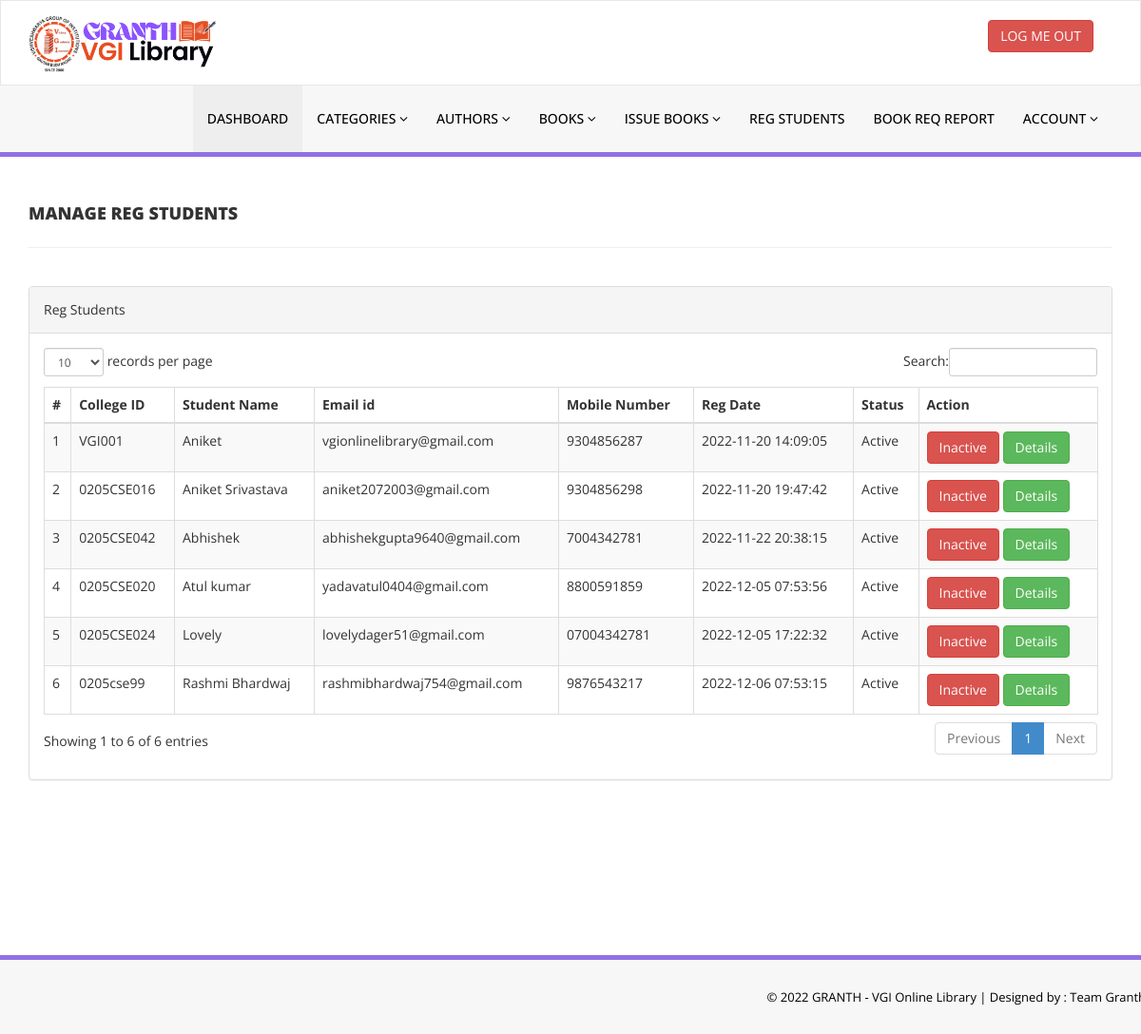
Page /Library/library/admin/reg-students.php (signed in) on the committed database.
### tables this page shows
CREATE TABLE `tblstudents` (
  `id` int(11) NOT NULL,
  `FullName` varchar(120) DEFAULT NULL,
  `collegeid` varchar(11) DEFAULT NULL,
  `EmailId` varchar(120) DEFAULT NULL,
  `MobileNumber` char(11) DEFAULT NULL,
  `Password` varchar(120) DEFAULT NULL,
  `wmode` varchar(20) NOT NULL DEFAULT 'user',
  `Status` int(1) DEFAULT NULL,
  `RegDate` timestamp NULL DEFAULT current_timestamp(),
  `UpdationDate` timestamp NULL DEFAULT NULL ON UPDATE current_timestamp()
);

### Library/library/admin/reg-students.php (the view, shortened to what this page needs)
<?php
include('includes/config.php');
if(strlen($_SESSION['login'])==0)
    {
header('location:http://localhost/php_programs/Library/library/homepage/index.php');
}
else{
    ?>
<!DOCTYPE html>
<html xmlns="http://www.w3.org/1999/xhtml">
<head>
    <link href="assets/css/bootstrap.css" rel="stylesheet" />
    <link href="assets/css/font-awesome.css" rel="stylesheet" />
    <link href="assets/js/dataTables/dataTables.bootstrap.css" rel="stylesheet" />
    <link href="assets/css/style.css" rel="stylesheet" />
</head>
<body>
<?php include('includes/header.php');?>
    <div class="content-wrapper">
         <div class="container">
        <div class="row pad-botm">
            <div class="col-md-12">
                <h4 class="header-line">Manage Reg Students</h4>
    </div>
        </div>
            <div class="row">
                <div class="col-md-12">
                    <div class="panel panel-default">
                        <div class="panel-heading">
                          Reg Students
                        </div>
                        <div class="panel-body">
                            <div class="table-responsive">
                                <table class="table table-striped table-bordered table-hover" id="dataTables-example">
                                    <thead>
                                        <tr>
                                            <th>#</th>
                                            <th>College ID</th>
                                            <th>Student Name</th>
                                            <th>Email id </th>
                                            <th>Mobile Number</th>
                                            <th>Reg Date</th>
                                            <th>Status</th>
                                            <th>Action</th>
                                        </tr>
                                    </thead>
                                    <tbody>
<?php $sql = "SELECT * from tblstudents";
$query = $dbh -> prepare($sql);
$query->execute();
$results=$query->fetchAll(PDO::FETCH_OBJ);
$cnt=1;
if($query->rowCount() > 0)
{
foreach($results as $result)
{               ?>
                                        <tr class="odd gradeX">
                                            <td class="center"><?php echo htmlentities($cnt);?></td>
                                            <td class="center"><?php echo htmlentities($result->collegeid);?></td>
                                            <td class="center"><?php echo htmlentities($result->FullName);?></td>
                                            <td class="center"><?php echo htmlentities($result->EmailId);?></td>
                                            <td class="center"><?php echo htmlentities($result->MobileNumber);?></td>
                                             <td class="center"><?php echo htmlentities($result->RegDate);?></td>
                                            <td class="center"><?php if($result->Status==1)
                                            {
                                                echo htmlentities("Active");
                                            } else {
                                            echo htmlentities("Blocked");
}
                                            ?></td>
                                            <td class="center">
<?php if($result->Status==1)
 {?>
<a href="reg-students.php?inid=<?php echo htmlentities($result->id);?>" onclick="return confirm('Are you sure you want to block this student?');" >  <button class="btn btn-danger"> Inactive</button>
<?php } else {?>
<a href="reg-students.php?id=<?php echo htmlentities($result->id);?>" onclick="return confirm('Are you sure you want to active this student?');"><button class="btn btn-primary"> Active</button>
                                            <?php } ?>
<a href="student-history.php?stdid=<?php echo htmlentities($result->collegeid);?>"><button class="btn btn-success"> Details</button>
                                            </td>
                                        </tr>
 <?php $cnt=$cnt+1;}} ?>
                                    </tbody>
                                </table>
                            </div>
                        </div>
                    </div>
                </div>
            </div>
    </div>
    </div>
  <?php include('includes/footer.php');?>
</body>
</html>
<?php } ?>

### Library/library/admin/assets/css/style.css (style rules this page uses)
.content-wrapper { margin-top: 40px; min-height:800px; padding-bottom:90px; }
.header-line { font-weight:900; padding-bottom:25px; border-bottom:1px solid #eeeeee; text-transform:uppercase; }
.pad-botm { padding-bottom:30px; }

### rows in the picture
tblstudents: collegeid "VGI001", FullName "Aniket", EmailId "vgionlinelibrary@gmail.com", MobileNumber "9304856287", RegDate "2022-11-20 14:09:05"
tblstudents: collegeid "0205CSE016", FullName "Aniket Srivastava", EmailId "aniket2072003@gmail.com", MobileNumber "9304856298", RegDate "2022-11-20 19:47:42"
tblstudents: collegeid "0205CSE042", FullName "Abhishek", EmailId "abhishekgupta9640@gmail.com", MobileNumber "7004342781", RegDate "2022-11-22 20:38:15"
tblstudents: collegeid "0205CSE020", FullName "Atul kumar", EmailId "yadavatul0404@gmail.com", MobileNumber "8800591859", RegDate "2022-12-05 07:53:56"
tblstudents: collegeid "0205CSE024", FullName "Lovely", EmailId "lovelydager51@gmail.com", MobileNumber "07004342781", RegDate "2022-12-05 17:22:32"
tblstudents: collegeid "0205cse99", FullName "Rashmi Bhardwaj", EmailId "rashmibhardwaj754@gmail.com", MobileNumber "9876543217", RegDate "2022-12-06 07:53:15"
